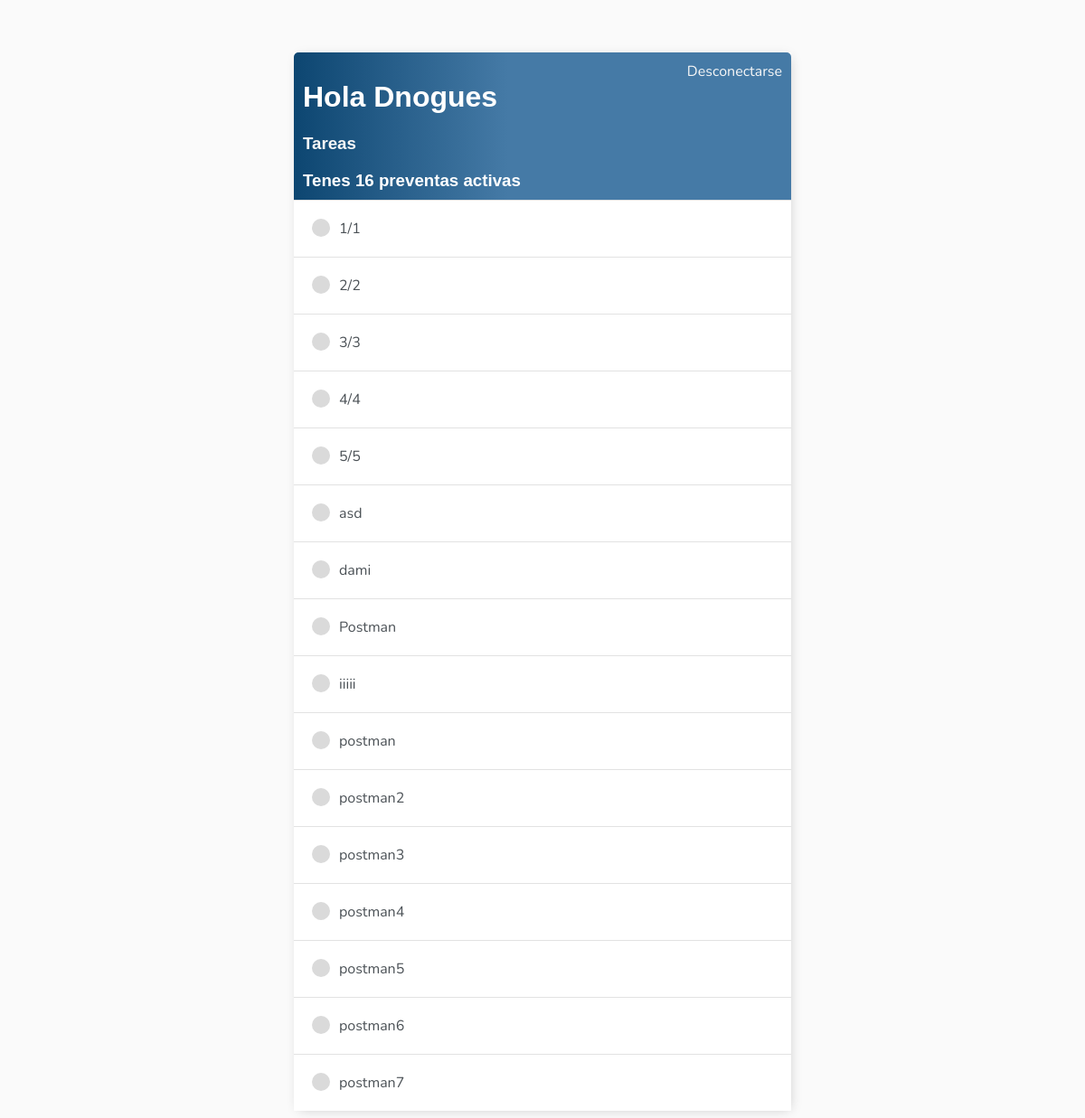
Page /preventas/ (signed in) on the committed database.
### tareas/models.py (models this page shows, shortened)
class Preventa(models.Model):
    user = models.ForeignKey(User, on_delete=models.SET_NULL,null=True,blank=True)
    preventa = models.CharField(max_length=8, help_text="Ejemplo 12345/1",unique=True)
    choises = [('Contado','Contado'),('Financiado','Financiado')]
    tipo_venta = models.CharField(max_length= 15, choices=choises)
    choises = [('Persona Fisica','Persona Fisica'),('Persona Juridica','Persona Juridica')]
    tipo_cliente = models.CharField(max_length=30,choices=choises)
    choises = [('Transportista','Transportista'),('Individuo','Individuo'),('Titular','Titular')]
    retira_unidad = models.CharField(max_length= 15, choices=choises, blank=True,null=True)
    cedulas_azules = models.IntegerField(blank=True,null=True)
    socios = models.IntegerField(blank=True,null=True)
    vendedor = models.ForeignKey(Vendedor, on_delete=models.CASCADE, null=True,blank=True)
    completo=models.BooleanField(default=False)
    fecha_inicio = models.DateTimeField(auto_now=True,verbose_name='Fecha de creacion')

### tareas/views.py (the view)
# urls.py: path('preventas/',ListaPreventas.as_view(),name='preventas'),
class ListaPreventas(LoginRequiredMixin,ListView):
    model = Preventa
    context_object_name = "preventas"
    def get_context_data(self, **kwargs: Any) -> Dict[str, Any]:
        context = super().get_context_data(**kwargs)
        context['preventas'] = context['preventas'].filter(user=self.request.user)
        context['cantidad'] = context['preventas'].filter().count()
        return context

### tareas/templates/tareas/preventa_list.html
{% extends 'tareas/base.html' %}
{% block content %}
<div class="header-bar">
    <div>
        <div >
            <h1>Hola {{request.user|title}}</h1>
            <a href="{% url 'tareas' %}"><h3 style="margin-right: 20px; display: flex;">Tareas </h3></a>
            <h3 style="margin:0"> Tenes {{cantidad}} preventa{{cantidad|pluralize:"s" }} activa{{cantidad|pluralize:"s" }}</h3>
        </div>
    </div>
    {% if request.user.is_authenticated %}
    <a href="{% url 'logout' %}">Desconectarse</a>
    {% else %}
    <a href="{% url 'login' %}">Conectarse</a>
    {% endif %}
</div>
<div class="task-items-wraper">
    {% for preventa in preventas %}
        <div class="task-wraper">
            {% if preventa.completo %}
                <div class="task-title">
                    <div class="task-complete-icon"></div>
                    <i><s><a href="{% url 'actualizar-preventa' pk=preventa.id %}">{{preventa.preventa}}</a></s></i>
                </div>
            {% else %}
                <div class="task-title">
                    <div class="task-incomplete-icon"></div>
                    <a href="{% url 'actualizar-preventa' pk=preventa.id %}">{{preventa.preventa}}</a>
                </div>
            {% endif %}
        </div>
    {% empty %}
    <h3>No tenes preventas activas</h3>
    {% endfor %}
</div>
{% endblock content%}

### tareas/templates/tareas/base.html (style rules this page uses)
body { background-color: #FAFAFA; font-family: 'Nunito', sans-serif; padding-top: 50px; }
h1, h2, h3, h4, h5, h6 { font-family: 'Raleway', sans-serif; }
a, p { color: #4b5156; }
.header-bar { display: flex; justify-content: space-between; color: #fff; padding: 10px; border-radius: 5px 5px 0 0; background: linear-gradient(90deg, #0d4671 0%, #457aa6 43%, #457aa6 100%); }
.header-bar a { color: #f7f7f7; text-decoration: none; }
.task-wraper { display: flex; align-items: center; justify-content: space-between; padding: 20px; background-color: #fff; border-top: 1px solid #e2e2e2; }
.task-title { display: flex; }
.task-title a { text-decoration: none; color: #4b5156; margin-left: 10px; }
.task-incomplete-icon { height: 20px; width: 20px; background-color: #dadada; border-radius: 50%; }

### rows in the picture
Preventa: preventa "1/1"
Preventa: preventa "2/2"
Preventa: preventa "3/3"
Preventa: preventa "4/4"
Preventa: preventa "5/5"
Preventa: preventa "asd"
Preventa: preventa "dami"
Preventa: preventa "Postman"
Preventa: preventa "iiiii"
Preventa: preventa "postman"
Preventa: preventa "postman2"
Preventa: preventa "postman3"
Preventa: preventa "postman4"
Preventa: preventa "postman5"
Preventa: preventa "postman6"
Preventa: preventa "postman7"

### other values in the picture
{{ request.user|title }} "Dnogues"
{{ cantidad }} "16"
